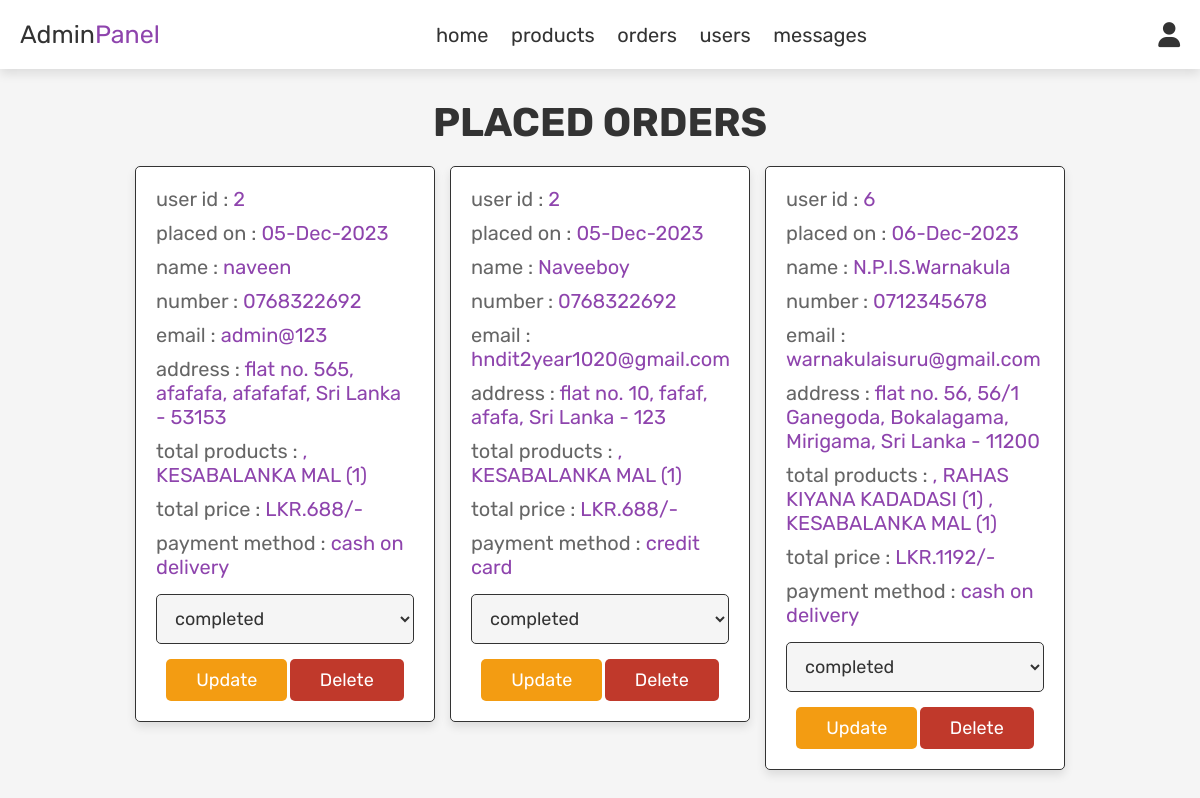
Page /admin_orders.php (signed in) on the committed database.
### tables this page shows
CREATE TABLE `orders` (
  `id` int(11) NOT NULL,
  `user_id` int(11) NOT NULL,
  `name` varchar(100) NOT NULL,
  `number` varchar(12) NOT NULL,
  `email` varchar(100) NOT NULL,
  `method` varchar(50) NOT NULL,
  `address` varchar(500) NOT NULL,
  `total_products` varchar(1000) NOT NULL,
  `total_price` int(11) NOT NULL,
  `placed_on` varchar(50) NOT NULL,
  `payment_status` varchar(20) NOT NULL DEFAULT 'pending'
);

### admin_orders.php (the view, shortened to what this page needs)
<?php
include 'config.php';
?>
<!DOCTYPE html>
<html lang="en">
<head>
   <link rel="stylesheet" href="https://cdnjs.cloudflare.com/ajax/libs/font-awesome/6.0.0/css/all.min.css">
   <link rel="stylesheet" href="css/admin_style.css">
</head>
<body>
<?php include 'admin_header.php'; ?>
<section class="orders">
   <h1 class="title">placed orders</h1>
   <div class="box-container">
      <?php
      $select_orders = mysqli_query($conn, "SELECT * FROM `orders`") or die('query failed');
      if(mysqli_num_rows($select_orders) > 0){
         while($fetch_orders = mysqli_fetch_assoc($select_orders)){
      ?>
      <div class="box">
         <p> user id : <span><?php echo $fetch_orders['user_id']; ?></span> </p>
         <p> placed on : <span><?php echo $fetch_orders['placed_on']; ?></span> </p>
         <p> name : <span><?php echo $fetch_orders['name']; ?></span> </p>
         <p> number : <span><?php echo $fetch_orders['number']; ?></span> </p>
         <p> email : <span><?php echo $fetch_orders['email']; ?></span> </p>
         <p> address : <span><?php echo $fetch_orders['address']; ?></span> </p>
         <p> total products : <span><?php echo $fetch_orders['total_products']; ?></span> </p>
         <p> total price : <span>LKR.<?php echo $fetch_orders['total_price']; ?>/-</span> </p>
         <p> payment method : <span><?php echo $fetch_orders['method']; ?></span> </p>
         <form action="" method="post">
            <select name="update_payment">
               <option value="" selected disabled><?php echo $fetch_orders['payment_status']; ?></option>
            </select>
            <input type="submit" value="update" name="update_order" class="option-btn">
            <a href="admin_orders.php?delete=<?php echo $fetch_orders['id']; ?>" onclick="return confirm('delete this order?');" class="delete-btn">delete</a>
         </form>
      </div>
      <?php
         }
      }else{
         echo '<p class="empty">no orders placed yet!</p>';
      }
      ?>
   </div>
</section>
</body>
</html>

### css/admin_style.css (style rules this page uses)
:root { --purple:#8e44ad; --red:#c0392b; --orange:#f39c12; --black:#333; --white:#fff; --light-color:#666; --light-white:#ccc; --light-bg:#f5f5f5; --border:.1rem solid var(--black); --box-shadow:0 .5rem 1rem rgba(0,0,0,.1); }
* { font-family: 'Rubik', sans-serif; margin:0; padding:0; box-sizing: border-box; outline: none; border:none; text-decoration: none; transition:all .2s linear; }
html { font-size: 62.5%; overflow-x: hidden; }
body { background-color: var(--light-bg); }
section { padding:3rem 2rem; }
.title { text-align: center; margin-bottom: 2rem; text-transform: uppercase; color:var(--black); font-size: 4rem; }
.btn, .option-btn, .delete-btn, .white-btn { display: inline-block; margin-top: 1rem; padding:1rem 3rem; cursor: pointer; color:var(--white); font-size: 1.8rem; border-radius: .5rem; text-transform: capitalize; }
.option-btn { background-color: var(--orange); }
.delete-btn { background-color: var(--red); }
.orders .box-container { display: grid; grid-template-columns: repeat(auto-fit, 30rem); justify-content: center; gap:1.5rem; max-width: 1200px; margin:0 auto; align-items: flex-start; }
.orders .box-container .box { background-color: var(--white); padding:2rem; border:var(--border); box-shadow: var(--box-shadow); border-radius: .5rem; }
.orders .box-container .box p { padding-bottom: 1rem; font-size: 2rem; color:var(--light-color); }
.orders .box-container .box p span { color:var(--purple); }
.orders .box-container .box form { text-align: center; }
.orders .box-container .box form select { border-radius: .5rem; margin:.5rem 0; width: 100%; background-color: var(--light-bg); border:var(--border); padding:1.2rem 1.4rem; font-size: 1.8rem; color:var(--black); }

### rows in the picture
orders: user "2", placed_on "05-Dec-2023", name "naveen", number "0768322692", email "admin@123", address "flat no. 565, afafafa, afafafaf, Sri Lanka - 53153", total_products ", KESABALANKA MAL (1)", total_price "688", method "cash on delivery", update_payment "completed"
orders: user "2", placed_on "05-Dec-2023", name "Naveeboy", number "0768322692", email "hndit2year1020@gmail.com", address "flat no. 10, fafaf, afafa, Sri Lanka - 123", total_products ", KESABALANKA MAL (1)", total_price "688", method "credit card", update_payment "completed"
orders: user "6", placed_on "06-Dec-2023", name "N.P.I.S.Warnakula", number "0712345678", email "warnakulaisuru@gmail.com", address "flat no. 56, 56/1 Ganegoda, Bokalagama, Mirigama, Sri Lanka - 11200", total_products ", RAHAS KIYANA KADADASI (1) , KESABALANKA MAL (1)", total_price "1192", method "cash on delivery", update_payment "completed"
